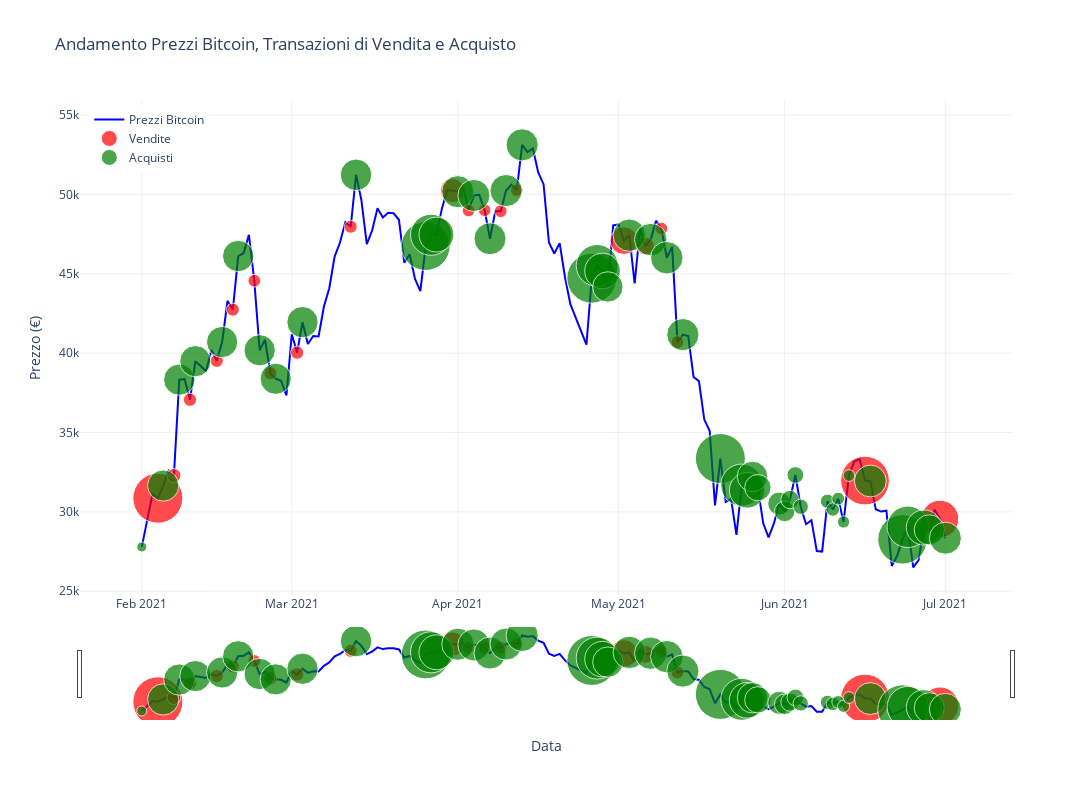

The notebook cell this image was saved under:
### Code cell
crea_grafico_transazioni(df_transazioni)

### Figure 1 — Plotly figure (JSON) as saved in the notebook; plotly's stock layout.template omitted (floating-point values rounded to 4 significant figures; data arrays with more than 128 entries replaced by an {"elided": "..."} marker saying what was removed)
{"data": [{"hoverinfo": "x+y", "line": {"color": "blue", "width": 2}, "mode": "lines", "name": "Prezzi Bitcoin", "type": "scatter", "x": {"elided": "151 str values"}, "y": {"elided": "151 float values"}}, {"hoverinfo": "text", "marker": {"color": "red", "opacity": 0.7, "size": [50, 13.9, 13.23, 13.12, 13.03, 12.69, 13.07, 13.21, 12.95, 24.12, 12.56, 12.57, 12.71, 12.56, 27.63, 17.77, 12.76, 12.83, 48.71, 37.46]}, "mode": "markers", "name": "Vendite", "text": ["Timestamp: 2021-02-04 00:00:00<br>Prezzo: 30859.55 €<br>Bitcoin venduti: -0.0248<br>Liquidità guadagnata: 764.75 €<br>Valore totale portafoglio: 764.75 €", "Timestamp: 2021-02-07 00:00:00<br>Prezzo: 32288.65 €<br>Bitcoin venduti: -0.0024<br>Liquidità guadagnata: 78.00 €<br>Valore totale portafoglio: 766.28 €", "Timestamp: 2021-02-10 00:00:00<br>Prezzo: 37065.05 €<br>Bitcoin venduti: -0.0020<br>Liquidità guadagnata: 74.10 €<br>Valore totale portafoglio: 763.75 €", "Timestamp: 2021-02-15 00:00:00<br>Prezzo: 39518.81 €<br>Bitcoin venduti: -0.0019<br>Liquidità guadagnata: 76.42 €<br>Valore totale portafoglio: 763.80 €", "Timestamp: 2021-02-18 00:00:00<br>Prezzo: 42739.45 €<br>Bitcoin venduti: -0.0019<br>Liquidità guadagnata: 80.21 €<br>Valore totale portafoglio: 767.62 €", "Timestamp: 2021-02-22 00:00:00<br>Prezzo: 44563.24 €<br>Bitcoin venduti: -0.0017<br>Liquidità guadagnata: 74.17 €<br>Valore totale portafoglio: 765.03 €", "Timestamp: 2021-02-25 00:00:00<br>Prezzo: 38735.16 €<br>Bitcoin venduti: -0.0019<br>Liquidità guadagnata: 73.75 €<br>Valore totale portafoglio: 762.28 €", "Timestamp: 2021-03-02 00:00:00<br>Prezzo: 40032.70 €<br>Bitcoin venduti: -0.0020<br>Liquidità guadagnata: 79.50 €<br>Valore totale portafoglio: 765.55 €", "Timestamp: 2021-03-12 00:00:00<br>Prezzo: 47962.94 €<br>Bitcoin venduti: -0.0018<br>Liquidità guadagnata: 87.52 €<br>Valore totale portafoglio: 776.52 €", "Timestamp: 2021-03-31 00:00:00<br>Prezzo: 50240.56 €<br>Bitcoin venduti: -0.0087<br>Liquidità guadagnata: 439.40 €<br>Valore totale portafoglio: 797.22 €", "Timestamp: 2021-04-03 00:00:00<br>Prezzo: 48985.83 €<br>Bitcoin venduti: -0.0016<br>Liquidità guadagnata: 77.84 €<br>Valore totale portafoglio: 795.33 €", "Timestamp: 2021-04-06 00:00:00<br>Prezzo: 49008.61 €<br>Bitcoin venduti: -0.0016<br>Liquidità guadagnata: 78.06 €<br>Valore totale portafoglio: 793.86 €", "Timestamp: 2021-04-09 00:00:00<br>Prezzo: 48942.11 €<br>Bitcoin venduti: -0.0017<br>Liquidità guadagnata: 82.30 €<br>Valore totale portafoglio: 796.77 €", "Timestamp: 2021-04-12 00:00:00<br>Prezzo: 50273.61 €<br>Bitcoin venduti: -0.0016<br>Liquidità guadagnata: 79.73 €<br>Valore totale portafoglio: 796.82 €", "Timestamp: 2021-05-02 00:00:00<br>Prezzo: 47088.57 €<br>Bitcoin venduti: -0.0109<br>Liquidità guadagnata: 514.30 €<br>Valore totale portafoglio: 808.04 €", "Timestamp: 2021-05-06 00:00:00<br>Prezzo: 46742.56 €<br>Bitcoin venduti: -0.0048<br>Liquidità guadagnata: 225.08 €<br>Valore totale portafoglio: 806.86 €", "Timestamp: 2021-05-09 00:00:00<br>Prezzo: 47846.52 €<br>Bitcoin venduti: -0.0017<br>Liquidità guadagnata: 81.87 €<br>Valore totale portafoglio: 808.05 €", "Timestamp: 2021-05-12 00:00:00<br>Prezzo: 40695.51 €<br>Bitcoin venduti: -0.0018<br>Liquidità guadagnata: 71.47 €<br>Valore totale portafoglio: 798.71 €", "Timestamp: 2021-06-16 00:00:00<br>Prezzo: 31969.33 €<br>Bitcoin venduti: -0.0240<br>Liquidità guadagnata: 766.73 €<br>Valore totale portafoglio: 786.97 €", "Timestamp: 2021-06-30 00:00:00<br>Prezzo: 29555.05 €<br>Bitcoin venduti: -0.0170<br>Liquidità guadagnata: 502.79 €<br>Valore totale portafoglio: 792.89 €"], "type": "scatter", "x": ["2021-02-04T00:00:00", "2021-02-07T00:00:00", "2021-02-10T00:00:00", "2021-02-15T00:00:00", "2021-02-18T00:00:00", "2021-02-22T00:00:00", "2021-02-25T00:00:00", "2021-03-02T00:00:00", "2021-03-12T00:00:00", "2021-03-31T00:00:00", "2021-04-03T00:00:00", "2021-04-06T00:00:00", "2021-04-09T00:00:00", "2021-04-12T00:00:00", "2021-05-02T00:00:00", "2021-05-06T00:00:00", "2021-05-09T00:00:00", "2021-05-12T00:00:00", "2021-06-16T00:00:00", "2021-06-30T00:00:00"], "y": [30860.0, 32290.0, 37070.0, 39520.0, 42740.0, 44560.0, 38740.0, 40030.0, 47960.0, 50240.0, 48990.0, 49010.0, 48940.0, 50270.0, 47090.0, 46740.0, 47850.0, 40700.0, 31970.0, 29560.0]}, {"hoverinfo": "text", "marker": {"color": "green", "opacity": 0.7, "size": [10.0, 31.28, 31.32, 31.25, 31.25, 31.36, 31.29, 31.21, 31.3, 31.6, 48.89, 41.11, 34.89, 32.18, 32.13, 32.09, 32.17, 32.17, 49.91, 41.92, 35.54, 30.43, 32.48, 32.45, 32.48, 32.22, 50, 42, 35.6, 30.48, 26.38, 23.11, 20.49, 18.39, 16.71, 15.37, 14.29, 13.44, 12.75, 12.2, 11.76, 31.9, 49.41, 41.53, 35.22, 30.18, 32.06]}, "mode": "markers", "name": "Acquisti", "text": ["Timestamp: 2021-02-01 00:00:00<br>Prezzo: 27790.58 €<br>Liquidità spesa: 0.00 €<br>Bitcoin comprati: 0.0000<br>Valore totale portafoglio: 688.70 €", "Timestamp: 2021-02-05 00:00:00<br>Prezzo: 31658.25 €<br>Liquidità spesa: 76.48 €<br>Bitcoin comprati: 0.0024<br>Valore totale portafoglio: 764.75 €", "Timestamp: 2021-02-08 00:00:00<br>Prezzo: 38329.67 €<br>Liquidità spesa: 76.63 €<br>Bitcoin comprati: 0.0020<br>Valore totale portafoglio: 766.28 €", "Timestamp: 2021-02-11 00:00:00<br>Prezzo: 39494.44 €<br>Liquidità spesa: 76.37 €<br>Bitcoin comprati: 0.0019<br>Valore totale portafoglio: 763.75 €", "Timestamp: 2021-02-16 00:00:00<br>Prezzo: 40700.74 €<br>Liquidità spesa: 76.38 €<br>Bitcoin comprati: 0.0019<br>Valore totale portafoglio: 763.80 €", "Timestamp: 2021-02-19 00:00:00<br>Prezzo: 46119.00 €<br>Liquidità spesa: 76.76 €<br>Bitcoin comprati: 0.0017<br>Valore totale portafoglio: 767.62 €", "Timestamp: 2021-02-23 00:00:00<br>Prezzo: 40181.33 €<br>Liquidità spesa: 76.50 €<br>Bitcoin comprati: 0.0019<br>Valore totale portafoglio: 765.03 €", "Timestamp: 2021-02-26 00:00:00<br>Prezzo: 38385.91 €<br>Liquidità spesa: 76.23 €<br>Bitcoin comprati: 0.0020<br>Valore totale portafoglio: 762.28 €", "Timestamp: 2021-03-03 00:00:00<br>Prezzo: 41952.80 €<br>Liquidità spesa: 76.55 €<br>Bitcoin comprati: 0.0018<br>Valore totale portafoglio: 765.55 €", "Timestamp: 2021-03-13 00:00:00<br>Prezzo: 51235.54 €<br>Liquidità spesa: 77.65 €<br>Bitcoin comprati: 0.0015<br>Valore totale portafoglio: 776.52 €", "Timestamp: 2021-03-26 00:00:00<br>Prezzo: 46749.44 €<br>Liquidità spesa: 139.77 €<br>Bitcoin comprati: 0.0030<br>Valore totale portafoglio: 769.72 €", "Timestamp: 2021-03-27 00:00:00<br>Prezzo: 47458.43 €<br>Liquidità spesa: 111.82 €<br>Bitcoin comprati: 0.0024<br>Valore totale portafoglio: 772.91 €", "Timestamp: 2021-03-28 00:00:00<br>Prezzo: 47471.80 €<br>Liquidità spesa: 89.45 €<br>Bitcoin comprati: 0.0019<br>Valore totale portafoglio: 773.00 €", "Timestamp: 2021-04-01 00:00:00<br>Prezzo: 50172.64 €<br>Liquidità spesa: 79.72 €<br>Bitcoin comprati: 0.0016<br>Valore totale portafoglio: 797.22 €", "Timestamp: 2021-04-04 00:00:00<br>Prezzo: 49933.20 €<br>Liquidità spesa: 79.53 €<br>Bitcoin comprati: 0.0016<br>Valore totale portafoglio: 795.33 €", "Timestamp: 2021-04-07 00:00:00<br>Prezzo: 47210.02 €<br>Liquidità spesa: 79.39 €<br>Bitcoin comprati: 0.0017<br>Valore totale portafoglio: 793.86 €", "Timestamp: 2021-04-10 00:00:00<br>Prezzo: 50242.22 €<br>Liquidità spesa: 79.68 €<br>Bitcoin comprati: 0.0016<br>Valore totale portafoglio: 796.77 €", "Timestamp: 2021-04-13 00:00:00<br>Prezzo: 53123.63 €<br>Liquidità spesa: 79.68 €<br>Bitcoin comprati: 0.0015<br>Valore totale portafoglio: 796.82 €", "Timestamp: 2021-04-26 00:00:00<br>Prezzo: 44721.86 €<br>Liquidità spesa: 143.43 €<br>Bitcoin comprati: 0.0032<br>Valore totale portafoglio: 784.22 €", "Timestamp: 2021-04-27 00:00:00<br>Prezzo: 45522.52 €<br>Liquidità spesa: 114.74 €<br>Bitcoin comprati: 0.0025<br>Valore totale portafoglio: 787.99 €", "Timestamp: 2021-04-28 00:00:00<br>Prezzo: 45178.68 €<br>Liquidità spesa: 91.79 €<br>Bitcoin comprati: 0.0020<br>Valore totale portafoglio: 785.50 €", "Timestamp: 2021-04-29 00:00:00<br>Prezzo: 44170.97 €<br>Liquidità spesa: 73.44 €<br>Bitcoin comprati: 0.0017<br>Valore totale portafoglio: 776.17 €", "Timestamp: 2021-05-03 00:00:00<br>Prezzo: 47432.77 €<br>Liquidità spesa: 80.80 €<br>Bitcoin comprati: 0.0017<br>Valore totale portafoglio: 808.04 €", "Timestamp: 2021-05-07 00:00:00<br>Prezzo: 47155.51 €<br>Liquidità spesa: 80.69 €<br>Bitcoin comprati: 0.0017<br>Valore totale portafoglio: 806.86 €", "Timestamp: 2021-05-10 00:00:00<br>Prezzo: 46010.48 €<br>Liquidità spesa: 80.80 €<br>Bitcoin comprati: 0.0018<br>Valore totale portafoglio: 808.05 €", "Timestamp: 2021-05-13 00:00:00<br>Prezzo: 41166.70 €<br>Liquidità spesa: 79.87 €<br>Bitcoin comprati: 0.0019<br>Valore totale portafoglio: 798.71 €", "Timestamp: 2021-05-20 00:00:00<br>Prezzo: 33359.14 €<br>Liquidità spesa: 143.77 €<br>Bitcoin comprati: 0.0043<br>Valore totale portafoglio: 783.56 €", "Timestamp: 2021-05-24 00:00:00<br>Prezzo: 31689.20 €<br>Liquidità spesa: 115.01 €<br>Bitcoin comprati: 0.0036<br>Valore totale portafoglio: 773.13 €", "Timestamp: 2021-05-25 00:00:00<br>Prezzo: 31356.95 €<br>Liquidità spesa: 92.01 €<br>Bitcoin comprati: 0.0029<br>Valore totale portafoglio: 769.84 €", "Timestamp: 2021-05-26 00:00:00<br>Prezzo: 32229.53 €<br>Liquidità spesa: 73.61 €<br>Bitcoin comprati: 0.0023<br>Valore totale portafoglio: 781.03 €", "Timestamp: 2021-05-27 00:00:00<br>Prezzo: 31524.04 €<br>Liquidità spesa: 58.89 €<br>Bitcoin comprati: 0.0019<br>Valore totale portafoglio: 770.37 €", "Timestamp: 2021-05-31 00:00:00<br>Prezzo: 30519.31 €<br>Liquidità spesa: 47.11 €<br>Bitcoin comprati: 0.0015<br>Valore totale portafoglio: 753.33 €", "Timestamp: 2021-06-01 00:00:00<br>Prezzo: 30026.79 €<br>Liquidità spesa: 37.69 €<br>Bitcoin comprati: 0.0013<br>Valore totale portafoglio: 744.21 €", "Timestamp: 2021-06-02 00:00:00<br>Prezzo: 30775.01 €<br>Liquidità spesa: 30.15 €<br>Bitcoin comprati: 0.0010<br>Valore totale portafoglio: 759.00 €", "Timestamp: 2021-06-03 00:00:00<br>Prezzo: 32321.55 €<br>Liquidità spesa: 24.12 €<br>Bitcoin comprati: 0.0007<br>Valore totale portafoglio: 791.08 €", "Timestamp: 2021-06-04 00:00:00<br>Prezzo: 30322.70 €<br>Liquidità spesa: 19.30 €<br>Bitcoin comprati: 0.0006<br>Valore totale portafoglio: 748.13 €", "Timestamp: 2021-06-09 00:00:00<br>Prezzo: 30664.53 €<br>Liquidità spesa: 15.44 €<br>Bitcoin comprati: 0.0005<br>Valore totale portafoglio: 755.69 €", "Timestamp: 2021-06-10 00:00:00<br>Prezzo: 30150.49 €<br>Liquidità spesa: 12.35 €<br>Bitcoin comprati: 0.0004<br>Valore totale portafoglio: 744.06 €", "Timestamp: 2021-06-11 00:00:00<br>Prezzo: 30832.05 €<br>Liquidità spesa: 9.88 €<br>Bitcoin comprati: 0.0003<br>Valore totale portafoglio: 759.76 €", "Timestamp: 2021-06-12 00:00:00<br>Prezzo: 29360.51 €<br>Liquidità spesa: 7.90 €<br>Bitcoin comprati: 0.0003<br>Valore totale portafoglio: 725.38 €", "Timestamp: 2021-06-13 00:00:00<br>Prezzo: 32286.51 €<br>Liquidità spesa: 6.32 €<br>Bitcoin comprati: 0.0002<br>Valore totale portafoglio: 794.52 €", "Timestamp: 2021-06-17 00:00:00<br>Prezzo: 31943.06 €<br>Liquidità spesa: 78.70 €<br>Bitcoin comprati: 0.0025<br>Valore totale portafoglio: 786.97 €", "Timestamp: 2021-06-23 00:00:00<br>Prezzo: 28266.58 €<br>Liquidità spesa: 141.65 €<br>Bitcoin comprati: 0.0050<br>Valore totale portafoglio: 777.91 €", "Timestamp: 2021-06-24 00:00:00<br>Prezzo: 29059.70 €<br>Liquidità spesa: 113.32 €<br>Bitcoin comprati: 0.0039<br>Valore totale portafoglio: 783.84 €", "Timestamp: 2021-06-27 00:00:00<br>Prezzo: 29013.74 €<br>Liquidità spesa: 90.66 €<br>Bitcoin comprati: 0.0031<br>Valore totale portafoglio: 783.32 €", "Timestamp: 2021-06-28 00:00:00<br>Prezzo: 28866.30 €<br>Liquidità spesa: 72.53 €<br>Bitcoin comprati: 0.0025<br>Valore totale portafoglio: 781.18 €", "Timestamp: 2021-07-01 00:00:00<br>Prezzo: 28341.41 €<br>Liquidità spesa: 79.29 €<br>Bitcoin comprati: 0.0028<br>Valore totale portafoglio: 792.89 €"], "type": "scatter", "x": ["2021-02-01T00:00:00", "2021-02-05T00:00:00", "2021-02-08T00:00:00", "2021-02-11T00:00:00", "2021-02-16T00:00:00", "2021-02-19T00:00:00", "2021-02-23T00:00:00", "2021-02-26T00:00:00", "2021-03-03T00:00:00", "2021-03-13T00:00:00", "2021-03-26T00:00:00", "2021-03-27T00:00:00", "2021-03-28T00:00:00", "2021-04-01T00:00:00", "2021-04-04T00:00:00", "2021-04-07T00:00:00", "2021-04-10T00:00:00", "2021-04-13T00:00:00", "2021-04-26T00:00:00", "2021-04-27T00:00:00", "2021-04-28T00:00:00", "2021-04-29T00:00:00", "2021-05-03T00:00:00", "2021-05-07T00:00:00", "2021-05-10T00:00:00", "2021-05-13T00:00:00", "2021-05-20T00:00:00", "2021-05-24T00:00:00", "2021-05-25T00:00:00", "2021-05-26T00:00:00", "2021-05-27T00:00:00", "2021-05-31T00:00:00", "2021-06-01T00:00:00", "2021-06-02T00:00:00", "2021-06-03T00:00:00", "2021-06-04T00:00:00", "2021-06-09T00:00:00", "2021-06-10T00:00:00", "2021-06-11T00:00:00", "2021-06-12T00:00:00", "2021-06-13T00:00:00", "2021-06-17T00:00:00", "2021-06-23T00:00:00", "2021-06-24T00:00:00", "2021-06-27T00:00:00", "2021-06-28T00:00:00", "2021-07-01T00:00:00"], "y": [27790.0, 31660.0, 38330.0, 39490.0, 40700.0, 46119, 40180.0, 38390.0, 41950.0, 51240.0, 46750.0, 47460.0, 47470.0, 50170.0, 49930.0, 47210.0, 50240.0, 53120.0, 44720.0, 45520.0, 45180.0, 44170.0, 47430.0, 47160.0, 46010.0, 41170.0, 33360.0, 31690.0, 31360.0, 32230.0, 31520.0, 30520.0, 30030.0, 30780.0, 32320.0, 30320.0, 30660.0, 30150.0, 30830.0, 29360.0, 32290.0, 31940.0, 28270.0, 29060.0, 29010.0, 28870.0, 28340.0]}], "layout": {"height": 800, "hovermode": "closest", "legend": {"x": 0.01, "xanchor": "left", "y": 0.99, "yanchor": "top"}, "title": {"text": "Andamento Prezzi Bitcoin, Transazioni di Vendita e Acquisto"}, "width": 1200, "xaxis": {"rangeslider": {"visible": true}, "title": {"text": "Data"}, "type": "date"}, "yaxis": {"title": {"text": "Prezzo (€)"}}}}
